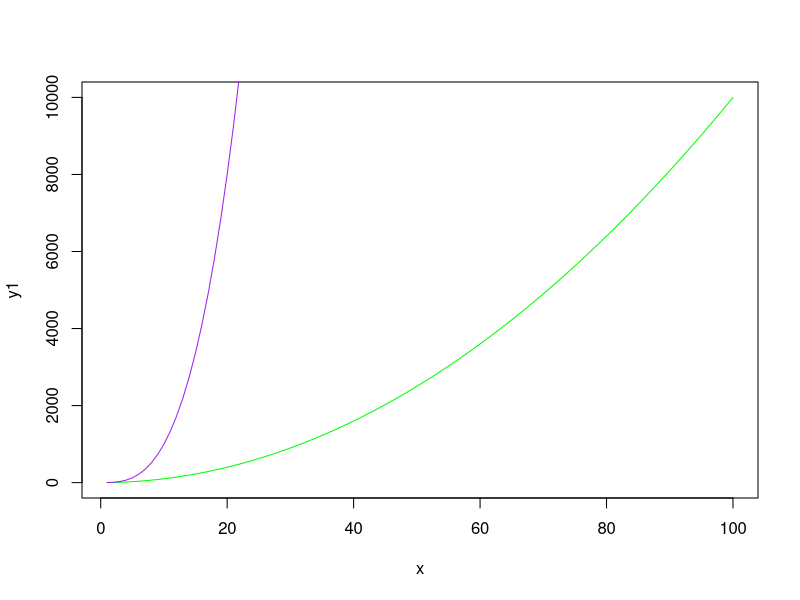
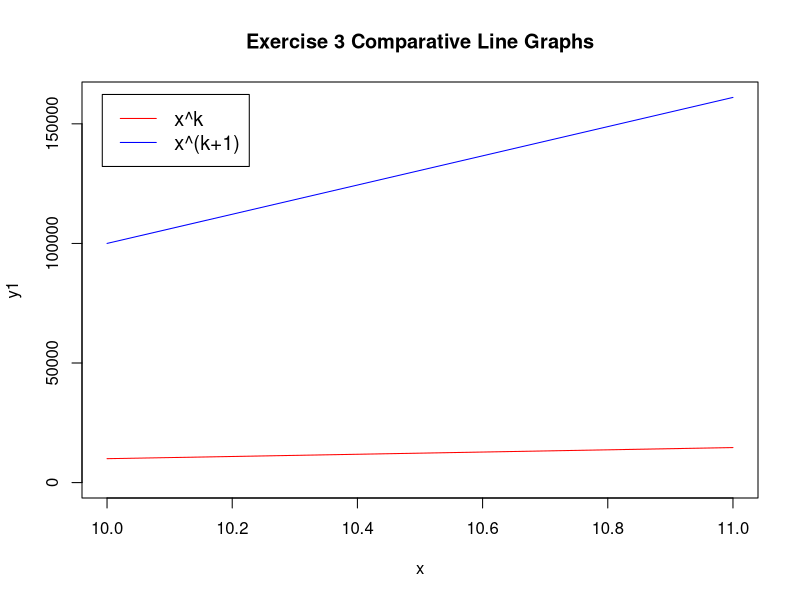

Write the R code that produced these figures, in order.
ex_3 <- function(x, k, col = c("red", "blue")) {
  y1 <- x^k
  y2 <- x^(k+1)
  plot(x, y1, type = "l", col = col[1])
  lines(x, y2, col = col[2])
}
ex_3(1:100, 2, c("green", "purple"))



ex_3 <- function(x, k, col = c("red", "blue")) {
  y1 <- x^k
  y2 <- x^(k+1)
  plot(x, y1,
       type = "l",
       col = col[1],
       main = "Exercise 3 Comparative Line Graphs", 
       ylim = c(0, (tail(x, n = 1))^(k + 1)))
  lines(x, y2, col = col[2])
  legend(83.7, 2000, legend = c("x^k", "x^(k+1)"), 
         col = c(col[1], col[2]), 
         lty = 1:1,
         cex = 1)
}


ex_3 <- function(x, k, col = c("red", "blue")) {
  y1 <- x^k
  y2 <- x^(k+1)
  plot(x, y1, type = "l", col = col[1], main = "Exercise 3 Comparative Line Graphs",
             ylim = c(0, (tail(x, n = 1))^(k + 1)))
 lines(x, y2, col = col[2])
 legend("topleft", inset = 0.03, legend = c("x^k", "x^(k+1)"), 
               col = c(col[1], col[2]), 
               lty = 1:1,
               cex = 1.2)
}
ex_3(10:11, 4)



